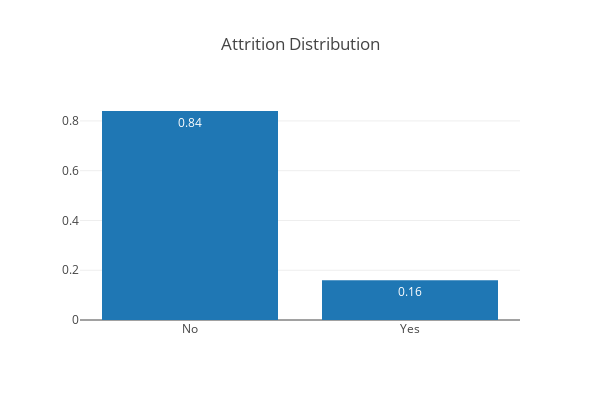

Notebook source saved alongside this figure:
### Markdown cell above
##### plotly In percentages

### Code cell
temp = hr_data.Attrition.value_counts()
trace = go.Bar(x=temp.index,
               y= np.round(temp.astype(float)/temp.values.sum(),2),
               text = np.round(temp.astype(float)/temp.values.sum(),2),
               textposition = 'auto',
               name = 'Attrition')
data = [trace]
layout = go.Layout(
    autosize=False,
    width=600,
    height=400,title = "Attrition Distribution"
)

fig = go.Figure(data=data, layout=layout)
iplot(fig)
del temp

### Figure 1 — Plotly figure (JSON) as saved in the notebook; plotly's stock layout.template omitted (floating-point values rounded to 4 significant figures)
{"data": [{"name": "Attrition", "text": [0.84, 0.16], "textposition": "auto", "type": "bar", "uid": "387c89df-a573-46cb-8100-5c683b64af1a", "x": ["No", "Yes"], "y": [0.84, 0.16]}], "layout": {"autosize": false, "height": 400, "title": {"text": "Attrition Distribution"}, "width": 600}}
